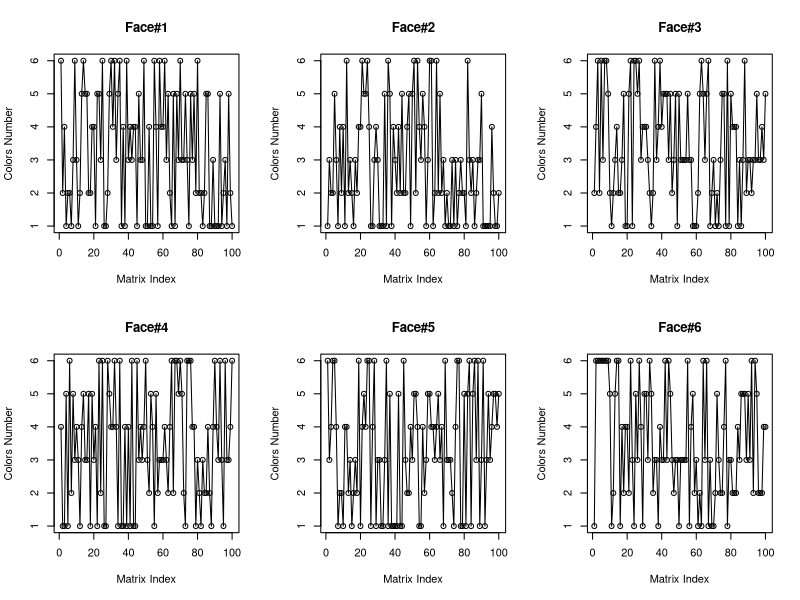
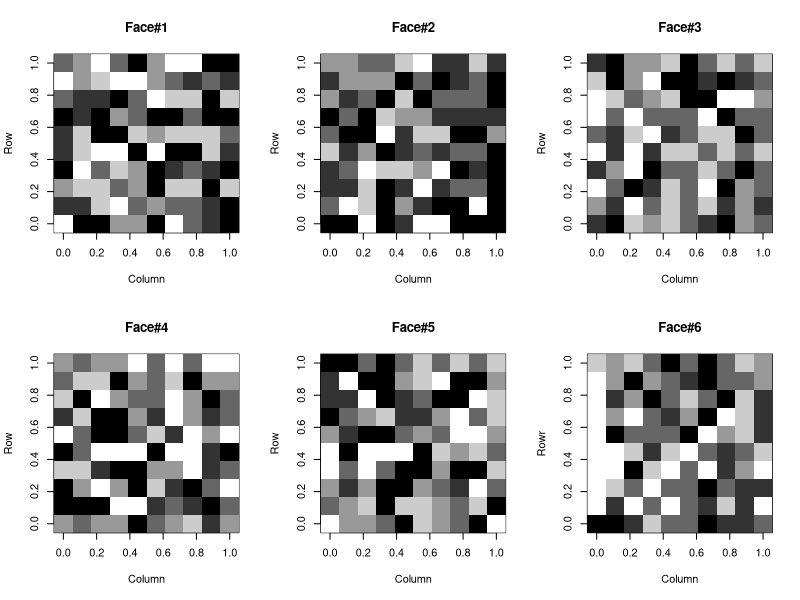

These charts were generated, in order, by the following R code:
#Rubik's Cube Modeling NNN
# Create two types of the matrix for each Face.
# One is called the base matrix (F[i]) and another one is the superposition matrix (FS[i])which takes the moves on each Rubik's cube faces and memorizes it and pass it to the base matrix (F[i]).
# Create two types of the matrix for each Face. One is called the base matrix (F[i]) and another one is the superposition matrix (FS[i])which takes the moves on each Rubik's cube faces and memorizes it and pass it to the base matrix (F[i]).

N <- 10 # Rubik'c Cube Dimension
NumOfFaces <- 6 #number of cube faces which is 6 for 3*3 rubik cube. For shapes with more faces (more than 6) this gigit should be opened and investigated!
#This digit acts like a cofficent of a model in determinstic models. However, in fact it has lot of independant parameters in it.
F1 <- matrix(1, N,N)
FS1 <- matrix(1, N,N) # super position matrix
F2 <- matrix(2, N,N)
FS2 <- matrix(2, N,N) # super position matrix
F3 <- matrix(3, N,N)
FS3 <- matrix(3, N,N) # super position matrix
F4 <- matrix(4, N,N)
FS4 <- matrix(4, N,N) # super position matrix
F5 <- matrix(5, N,N)
FS5 <- matrix(5, N,N) # super position matrix
F6 <- matrix(6, N,N)
FS6 <- matrix(6, N,N) # super position matrix



rubik_Scrambling_Num <- 100
for (i in 1:rubik_Scrambling_Num){

  #Generate a random integer between 1 and 6 (NumOfFaces).
  #Chose the face randomly that the move gonna be commited on.
  Face_Direction <- round(runif(1,1,6))
  # Face_Direction <- 6
  #Generate value between 1 to 6
  layer_number <- round(runif(1,1,N-1))
  # layer_number <- 1
  #Generate a random integer between 1 and 2.
  # 1 is clock wise turn and 2 is counterclockwise
  Move <- round(runif(1,1,2))
  # Move <- 2
  #======================================================================
  #Face#1, Rotate clockwise(Move=1) or counterclockwise(Move=2)
  if (Face_Direction ==1){
    if (layer_number==1){
      if (Move ==1){
        for (i in 1:floor(N/2)){
          for (j in i:(N-i)){
            FS1[i,j] <- F1[N+1-i,i]
            FS1[j,N+1-i] <- F1[i,j]
            FS1[N+1-i,N+1-i] <- F1[j,N+1-i]
            FS1[N+1-i,i] <- F1[N+1-i,N+1-i]
          }
        }
      }
      else {
        for (i in 1:floor(N/2)){
          for (j in i:(N-i)){
            FS1[i,j] <- F1[j,N+1-i]
            FS1[j,N+1-i] <- F1[N+1-i,N+1-i]
            FS1[N+1-i,N+1-i] <- F1[N+1-i,i]
            FS1[N+1-i,i] <- F1[i,j]
          }
        }
      }
    }
    #update other face#1 neighbors if move is 1
    if (Move==1){
      FS2[1:N,N+1-layer_number] <- F3[1,1:N]
      FS5[N+1-layer_number,1:N] <- F2[1:N,N+1-layer_number]
      FS4[1:N,layer_number] <- F5[N+1-layer_number,1:N]
      FS3[layer_number,1:N] <- F4[1:N,layer_number]
    }
    else {
      FS2[1:N,N+1-layer_number] <- F5[N+1-layer_number,1:N]
      FS5[N+1-layer_number,1:N] <- F4[1:N,layer_number]
      FS4[1:N,layer_number] <- F3[1,1:N]
      FS3[layer_number,1:N] <- F2[1:N,N+1-layer_number]
    }
    #update base matrixs#1
    F1 <- FS1
    F2 <- FS2
    F3 <- FS3
    F4 <- FS4
    F5 <- FS5
    F6 <- FS6
  }
  #======================================================================
  #Face#2, Rotate clockwise(Move=1) or counterclockwise(Move=2)
  if (Face_Direction ==2){
    if (layer_number==1){
      if (Move ==1){
        for (i in 1:floor(N/2)){
          for (j in i:(N-i)){
            FS2[i,j] <- F2[N+1-i,i]
            FS2[j,N+1-i] <- F2[i,j]
            FS2[N+1-i,N+1-i] <- F2[j,N+1-i]
            FS2[N+1-i,i] <- F2[N+1-i,N+1-i]
          }
        }
      }
      else {
        for (i in 1:floor(N/2)){
          for (j in i:(N-i)){
            FS2[i,j] <- F2[j,N+1-i]
            FS2[j,N+1-i] <- F2[N+1-i,N+1-i]
            FS2[N+1-i,N+1-i] <- F2[N+1-i,i]
            FS2[N+1-i,i] <- F2[i,j]
          }
        }
      }
    }
    #update other face#2 neighbors if move is 1
    if (Move==1){
      FS6[1:N,N+1-layer_number] <- F3[N:1,layer_number]
      FS5[1:N,layer_number] <- F6[1:N,N+1-layer_number]
      FS1[1:N,layer_number] <- F5[1:N,N+1-layer_number]
      FS3[1:N,layer_number] <- F1[1:N,layer_number]
    }
    else {
      FS6[1:N,N+1-layer_number] <- F5[1:N,layer_number]
      FS5[1:N,layer_number] <- F1[1:N,layer_number]
      FS1[1:N,layer_number] <- F3[N:1,layer_number]
      FS3[1:N,layer_number] <- F6[1:N,N+1-layer_number]
    }
    #update base matrixs#1
    F1 <- FS1
    F2 <- FS2
    F3 <- FS3
    F4 <- FS4
    F5 <- FS5
    F6 <- FS6
  }

  #======================================================================
  #Face#3, Rotate clockwise(Move=1) or counterclockwise(Move=2)
  if (Face_Direction ==3){
    if (layer_number==1){
      if (Move ==1){
        for (i in 1:floor(N/2)){
          for (j in i:(N-i)){
            FS3[i,j] <- F3[N+1-i,i]
            FS3[j,N+1-i] <- F3[i,j]
            FS3[N+1-i,N+1-i] <- F3[j,N+1-i]
            FS3[N+1-i,i] <- F3[N+1-i,N+1-i]
          }
        }
      }
      else {
        for (i in 1:floor(N/2)){
          for (j in i:(N-i)){
            FS3[i,j] <- F3[j,N+1-i]
            FS3[j,N+1-i] <- F3[N+1-i,N+1-i]
            FS3[N+1-i,N+1-i] <- F3[N+1-i,i]
            FS3[N+1-i,i] <- F3[i,j]
          }
        }
      }
    }
    #update other face#3 neighbors if move is 1
    if (Move==1){
      FS2[N+1-layer_number,N:1] <- F6[N:1,layer_number]
      FS1[N+1-layer_number,N:1] <- F2[N+1-layer_number,N:1]
      FS4[N+1-layer_number,N:1] <- F1[N+1-layer_number,N:1]
      FS6[N:1,layer_number] <- F4[N+1-layer_number,N:1]
    }
    else {
      FS2[N+1-layer_number,N:1] <- F1[N+1-layer_number,N:1]
      FS1[N+1-layer_number,N:1] <- F4[N+1-layer_number,N:1]
      FS4[N+1-layer_number,N:1] <- F6[N:1,layer_number]
      FS6[N:1,layer_number] <- F2[N+1-layer_number,N:1]
    }
    #update base matrixs#1
    F1 <- FS1
    F2 <- FS2
    F3 <- FS3
    F4 <- FS4
    F5 <- FS5
    F6 <- FS6
  }

  #======================================================================
  #Face#4, Rotate clockwise(Move=1) or counterclockwise(Move=2)
  if (Face_Direction ==4){
    if (layer_number==1){
      if (Move ==1){
        for (i in 1:floor(N/2)){
          for (j in i:(N-i)){
            FS4[i,j] <- F4[N+1-i,i]
            FS4[j,N+1-i] <- F4[i,j]
            FS4[N+1-i,N+1-i] <- F4[j,N+1-i]
            FS4[N+1-i,i] <- F4[N+1-i,N+1-i]
          }
        }
      }
      else {
        for (i in 1:floor(N/2)){
          for (j in i:(N-i)){
            FS4[i,j] <- F4[j,N+1-i]
            FS4[j,N+1-i] <- F4[N+1-i,N+1-i]
            FS4[N+1-i,N+1-i] <- F4[N+1-i,i]
            FS4[N+1-i,i] <- F4[i,j]
          }
        }
      }
    }
    #update other face#4 neighbors if move is 1
    if (Move==1){
      FS1[1:N,N+1-layer_number] <- F3[1:N,N+1-layer_number]
      FS5[1:N,N+1-layer_number] <- F1[1:N,N+1-layer_number]
      FS6[1:N,layer_number] <- F5[1:N,N+1-layer_number]
      FS3[N:1,N+1-layer_number] <- F6[1:N,layer_number]
    }
    else {
      FS1[1:N,N+1-layer_number] <- F5[1:N,N+1-layer_number]
      FS5[1:N,N+1-layer_number] <- F6[1:N,layer_number]
      FS6[1:N,layer_number] <- F3[1:N,N+1-layer_number]
      FS3[N:1,N+1-layer_number] <- F1[1:N,N+1-layer_number]
    }
    #update base matrixs#1
    F1 <- FS1
    F2 <- FS2
    F3 <- FS3
    F4 <- FS4
    F5 <- FS5
    F6 <- FS6
  }

  #======================================================================
  #Face#5, Rotate clockwise(Move=1) or counterclockwise(Move=2)
  if (Face_Direction ==5){
    if (layer_number==1){
      if (Move ==1){
        for (i in 1:floor(N/2)){
          for (j in i:(N-i)){
            FS5[i,j] <- F5[N+1-i,i]
            FS5[j,N+1-i] <- F5[i,j]
            FS5[N+1-i,N+1-i] <- F5[j,N+1-i]
            FS5[N+1-i,i] <- F5[N+1-i,N+1-i]
          }
        }
      }
      else {
        for (i in 1:floor(N/2)){
          for (j in i:(N-i)){
            FS5[i,j] <- F5[j,N+1-i]
            FS5[j,N+1-i] <- F5[N+1-i,N+1-i]
            FS5[N+1-i,N+1-i] <- F5[N+1-i,i]
            FS5[N+1-i,i] <- F5[i,j]
          }
        }
      }
    }
    #update other face#5 neighbors if move is 1
    if (Move==1){
      FS2[layer_number,1:N] <- F1[layer_number,1:N]
      FS6[N:1,layer_number] <- F2[layer_number,1:N]
      FS4[layer_number,N:1] <- F6[1:N,layer_number]
      FS1[layer_number,1:N] <- F4[layer_number,1:N]
    }
    else {
      FS2[layer_number,1:N] <- F6[1:N,layer_number]
      FS6[N:1,layer_number] <- F4[layer_number,1:N]
      FS4[layer_number,N:1] <- F1[layer_number,1:N]
      FS1[layer_number,1:N] <- F2[layer_number,1:N]
    }
    #update base matrixs#1
    F1 <- FS1
    F2 <- FS2
    F3 <- FS3
    F4 <- FS4
    F5 <- FS5
    F6 <- FS6
  }

  #======================================================================
  #Face#6, Rotate clockwise(Move=1) or counterclockwise(Move=2)
  if (Face_Direction ==6){
    if (layer_number==1){
      if (Move ==1){
        for (i in 1:floor(N/2)){
          for (j in i:(N-i)){
            FS6[i,j] <- F6[N+1-i,i]
            FS6[j,N+1-i] <- F6[i,j]
            FS6[N+1-i,N+1-i] <- F6[j,N+1-i]
            FS6[N+1-i,i] <- F6[N+1-i,N+1-i]
          }
        }
      }
      else {
        for (i in 1:floor(N/2)){
          for (j in i:(N-i)){
            FS6[i,j] <- F6[j,N+1-i]
            FS6[j,N+1-i] <- F6[N+1-i,N+1-i]
            FS6[N+1-i,N+1-i] <- F6[N+1-i,i]
            FS6[N+1-i,i] <- F6[i,j]
          }
        }
      }
    }
    #update other face#6 neighbors if move is 1
    if (Move==1){
      FS4[1:N,N+1-layer_number] <- F3[N+1-layer_number,N:1]
      FS5[layer_number,1:N] <- F4[1:N,N+1-layer_number]
      FS2[1:N,layer_number] <- F5[N:1,layer_number]
      FS3[N+1-layer_number,1:N] <- F2[1:N,layer_number]
    }
    else {
      FS4[1:N,N+1-layer_number] <- F5[N:1,layer_number]
      FS5[layer_number,1:N] <- F2[1:N,layer_number]
      FS2[1:N,layer_number] <- F3[N+1-layer_number,N:1]
      FS3[N+1-layer_number,1:N] <- F4[1:N,N+1-layer_number]
    }
    #update base matrixs#1
    F1 <- FS1
    F2 <- FS2
    F3 <- FS3
    F4 <- FS4
    F5 <- FS5
    F6 <- FS6
  }

}


par(mfrow=c(2,3))
plot(c(F1),xlim = c(1,N*N),ylim = c(1,6),xlab = "Matrix Index",ylab = "Colors Number",main = "Face#1")
lines(c(F1))
plot(c(F2),xlim = c(1,N*N),ylim = c(1,6),xlab = "Matrix Index",ylab = "Colors Number",main = "Face#2")
lines(c(F2))
plot(c(F3),xlim = c(1,N*N),ylim = c(1,6),xlab = "Matrix Index",ylab = "Colors Number",main = "Face#3")
lines(c(F3))
plot(c(F4),xlim = c(1,N*N),ylim = c(1,6),xlab = "Matrix Index",ylab = "Colors Number",main = "Face#4")
lines(c(F4))
plot(c(F5),xlim = c(1,N*N),ylim = c(1,6),xlab = "Matrix Index",ylab = "Colors Number",main = "Face#5")
lines(c(F5))
plot(c(F6),xlim = c(1,N*N),ylim = c(1,6),xlab = "Matrix Index",ylab = "Colors Number",main = "Face#6")
lines(c(F6))


par(mfrow=c(2,3))
image(t(F1),col=grey(seq(0, 1, length = 256)),xlab = "Column",ylab = "Row",main = "Face#1")
image(t(F2),col=grey(seq(0, 1, length = 256)),xlab = "Column",ylab = "Row",main = "Face#2")
image(t(F3),col=grey(seq(0, 1, length = 256)),xlab = "Column",ylab = "Row",main = "Face#3")
image(t(F4),col=grey(seq(0, 1, length = 256)),xlab = "Column",ylab = "Row",main = "Face#4")
image(t(F5),col=grey(seq(0, 1, length = 256)),xlab = "Column",ylab = "Row",main = "Face#5")
image(t(F6),col=grey(seq(0, 1, length = 256)),xlab = "Column",ylab = "Rowr",main = "Face#6")





